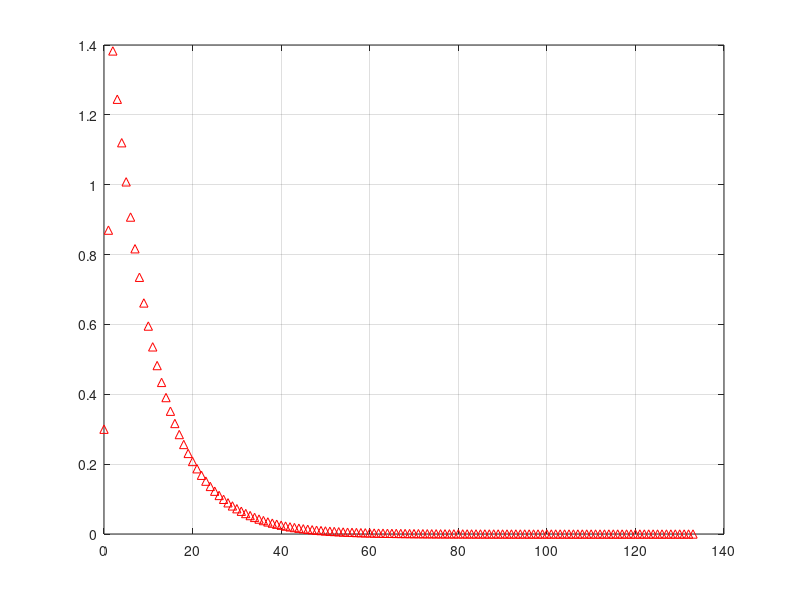
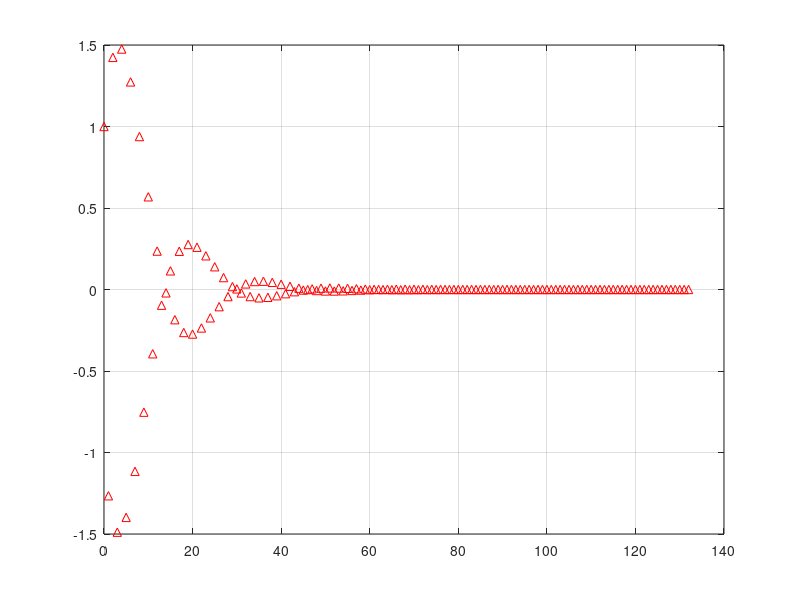

Write MATLAB code to recreate these figures, in order. (Note: this script raises an error after producing the figures.)
%example 2.1
clc;
clear;
close all;

b=[0.3,0.6,0.6];
a=[1,-0.9];
[h, t] = impz(b, a);
size(h)
size(t)

figure(1);
impz(b, a), grid
figure(2);
stem(t, h), grid

%% example 2.2
clc;
clear;
close all;

b = [1,0.5];
a=[1,1.8*cos(pi/16),0.81];
h = impz(b, a);
impz(b, a), grid

%% example 2.3.1
clc;
clear;
close all;

b=[0.3,0.6,0.6];
a=[1,-0.9];
x = treapta(0, 40, 0) - treapta(0, 40, 10);
y = filter(b, a ,x);

n= 0:40;
subplot(3,1,1),stem(n,x),grid,title('x[n]')
subplot(3,1,2),impz(b,a),grid,title('h[n]')
subplot(3,1,3),stem(n,y),grid,title('y[n]')

%% example 2.3.2
clc;
clear;
close all;

b=[1,0.5];
a=[1,-1.8*cos(pi/16),0.81];
x=treapta(0,40,0)-treapta(0,40,10);
n = 0:40;
y=filter(b,a,x);
subplot(3,1,1),stem(n,x),grid,title('x[n]')
subplot(3,1,2),impz(b,a),grid,title('h[n]')
subplot(3,1,3),stem(n,y),grid,title('y[n]')

%% example 2.4.1
clc;
clear;
close all;

b=[0.3,0.6,0.3];
a=[1,0.9];
[H,W]=freqz(b,a);

figure(1);
subplot(2,1,1),plot(W,abs(H)),grid
subplot(2,1,2),plot(W,angle(H)),grid
figure(2);
freqz(b, a)

%% example 2.4.2
clc;
clear;
close all;

b=[0.634,0,-0.634];
a=[1,0,-0.268];
[H,W]=freqz(b,a);
freqz(b,a)

%% example 2.5.1
clc;
clear;
close all;

r=1/2*exp(j*pi/3);
q=1/3*exp(j*2*pi/3);
z=[r;conj(r);1/r;1/conj(r)];
p=[q;conj(q)];

zplane(z, p)
b = poly(z)
a = poly(p)

%% example 2.5.1
clc;
clear;
close all;

b=[1,0.5];
a=[1,-1.8*cos(pi/16),0.81];
figure(1);
zplane(b,a)

b=[1,1,0.25];figure(2)
zplane(b,a)

b=[0.3,0.6,0.6];
a=[1,0.1,0,0.1,0.1];
figure(3);
zplane(b,a)

%% example 2.6 (noted 2)
clc;
clear;
close all;

b8 = [1, 0, 0, 0, 0, 0, 0, 0, 0.8];
b4 = [1 0 0 0 0.8];
a = [1];
[h4,t] = impz(b4,a);
H4 = fft(h4,512);
[h8,t] = impz(b8,a);
H8 = fft(h8,512);
w = -pi: 2*pi/512 :pi-2*pi/512;
figure(1);
plot(w,20*log10(fftshift(abs(H4))),'o-b',w,20*log10(fftshift(abs(H8))),'.-r'),grid


%% Exercise 4
clc;
clear;
close all;

b = [0.3 0.6 0.3];
a = [1 0 0.9];

[x1, n1] = impuls(0, 40, 0);
[x2, n2] = treapta(0, 40, 0);
n3 = 0:20;
x3 = n3.*(n3>=10)+ (20-n3).*(n3>=11);
x4 = sin(n3*pi/5);

y1 = filter(b, a, x1);
y2 = filter(b, a, x2);
y3 = filter(b, a, x3);
y4 = filter(b, a, x4);

[h, t] = impz(b, a);

%a subpoint
figure(1);
subplot(3,1,1), stem(n1, x1), grid, ylabel('x1(n)')
subplot(3,1,2), stem(t, h), grid, ylabel('h(n)')
subplot(3,1,3), stem(n1, y1), grid, ylabel('y1(n)')

figure(2);
subplot(3,1,1), stem(n3, x4), grid, ylabel('x4(n)')
subplot(3,1,2), stem(t, h), grid, ylabel('h(n)')
subplot(3,1,3), stem(n3, y4), grid, ylabel('y4(n)')

%b subpoint
N = 256;
X1 = fft(x1, N);
X2 = fft(x2, N);
X3 = fft(x3, N);
X4 = fft(x4, N);

Y1 = fft(y1, N);
Y2 = fft(y2, N);
Y3 = fft(y3, N);
Y4 = fft(y4, N);

H_v1 = fft(h, N);
[H_v2, W] = freqz(b, a);
f = -0.5:1/N:0.5-1/N; %f - int.baza [-0.5; 0.5)

figure(3);
subplot(4,1,1), plot(f, fftshift(abs(X1))), ylabel('|X1|'),grid
subplot(4,1,2), plot(f, fftshift(abs(H_v1))), ylabel('|H|,fft;0..2pi'),grid
subplot(4,1,3), plot(W, abs(H_v2)), ylabel('|H|,freqz,0..pi'),grid
subplot(4,1,4), plot(f, fftshift(abs(Y1))), ylabel('|Y1|'),grid

figure(4);
subplot(4,1,1), plot(f, fftshift(abs(X4))), ylabel('|X4|'),grid
subplot(4,1,2), plot(f, fftshift(abs(H_v1))), ylabel('|H|,fft;0..2pi'),grid
subplot(4,1,3), plot(W, abs(H_v2)), ylabel('|H|,freqz,0..pi'),grid
subplot(4,1,4), plot(f, fftshift(abs(Y4))), ylabel('|Y4|'),grid

%c subpoint

figure(5);
zplane(b, a); %stability - poles inside unit circle